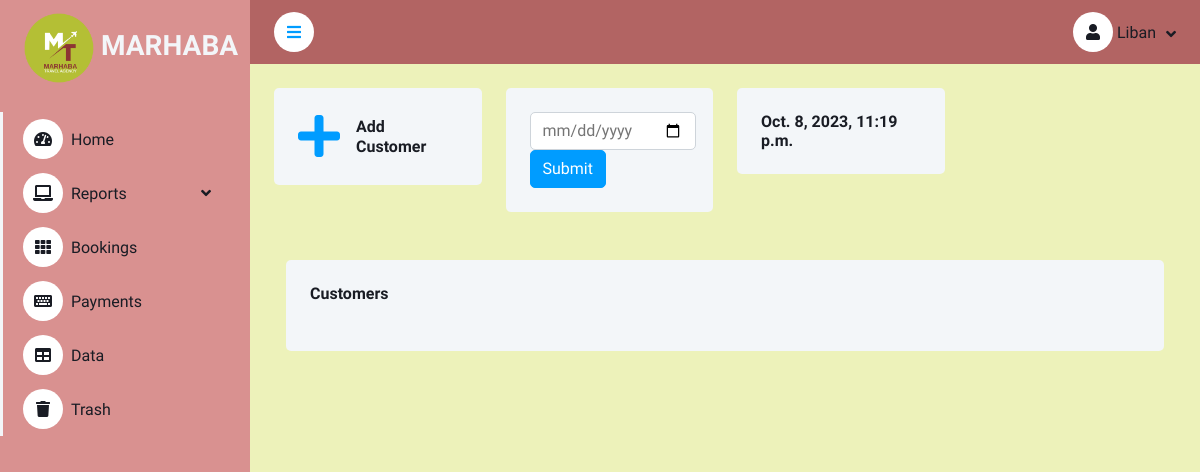
The app's page / (signed in), older data.
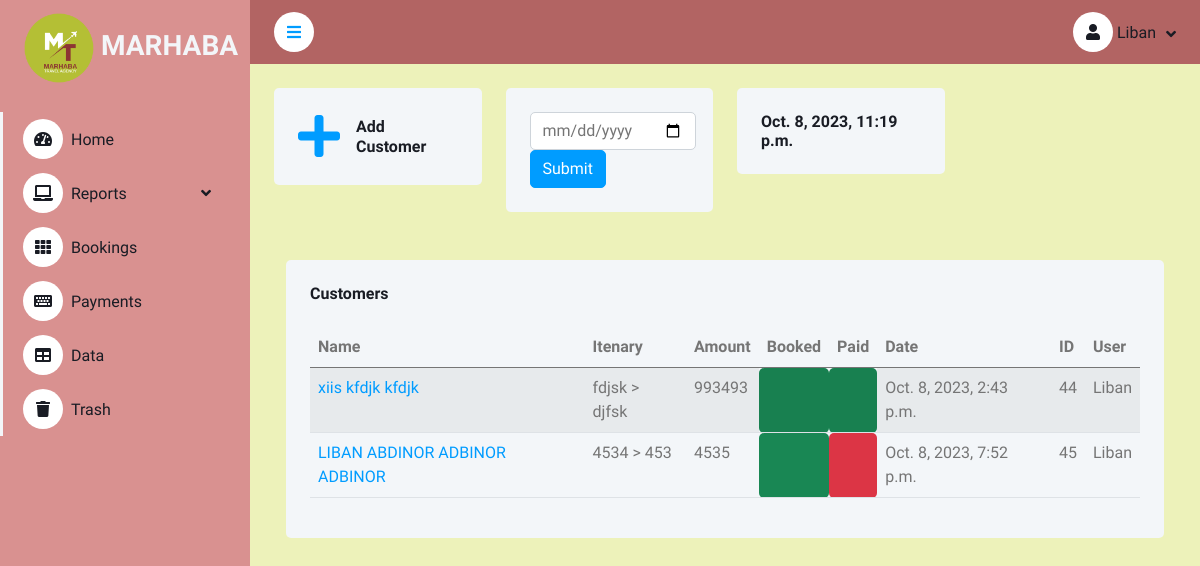
The same page, newer data.
### booking_brain/models.py (models this page shows, shortened)
class Passenger(models.Model):
    id = models.AutoField(primary_key=True)
    Date_created = models.DateTimeField(auto_now_add=True)
    user = models.ForeignKey(User, on_delete=models.CASCADE)
    First_name = models.CharField(max_length=50)
    Middle_name = models.CharField(max_length=50)
    Last_name = models.CharField(max_length=50)
    Phone_number = models.CharField(max_length=50)
    Departure_place = models.CharField(max_length=50)
    Destination = models.CharField(max_length=50)
    Departure_date = models.DateField()
    Return_date = models.DateField(null=True)
    Amount = models.IntegerField()
    Booked = models.BooleanField(default=False)
    Paid  =  models.BooleanField(default=False)

### booking_brain/views.py (the view)
# urls.py: path('',views.index,name='index'),
@login_required(login_url='login_user')
def index(request):
        if request.method == 'POST':
            date_str = request.POST.get('date')
            passengers = Passenger.objects.filter(Date_created__date=date_str)
            date = datetime.strptime(date_str, "%Y-%m-%d")
            date = date.strftime("%b. %d, %Y")
            print(date)
            return render(request,'booking_brain/index.html', {'passenger': passengers, 'date': date, 'date_str' : date_str})
        else:
            current_t_d = timezone.now().date()
            date = timezone.now()
            passengers = Passenger.objects.filter(Date_created__date=date)
            date_str = str(date)
            return render(request,'booking_brain/index.html', {'passenger': passengers, 'date':date , 'date_str' : date_str , 'current_t_d': current_t_d})

### booking_brain/templates/booking_brain/index.html (shortened to what this page needs)
{% extends 'booking_brain/base.html' %}
{% block content %}
<div class="row g-4">
    <div class="col-sm-6 col-xl-3">
        <div class="bg-light rounded d-flex align-items-center justify-content-between p-4">
            <a href="{% url 'add_customer' %}"><i class="fa fa-plus fa-3x text-primary"></i></a>
            <div class="ms-3">
                <h6 class="mb-0">Add Customer</h6>
            </div>
        </div>
    </div>
    <div class="col-sm-6 col-xl-3">
        <div class="bg-light rounded d-flex align-items-center justify-content-between p-4">
            <form method="POST" action="">
                <input class="form-control" name="date" type="date" value="{{ date_str }}" >
                <button type="submit" class="btn btn-primary">Submit</button>
            </form>
        </div>
     </div>
     <div class="col-sm-6 col-xl-3">
        <div class="bg-light rounded d-flex align-items-center justify-content-between p-4">
                <h6 class="mb-0">{{date}}</h6>
            </div>
    </div>
     <div class="container-fluid pt-4 px-4">
        <div class="row g-4">
            <div class="col-sm-12 col-xl-12">
                <div class="bg-light rounded h-100 p-4">
                    <h6 class="mb-4">Customers</h6>
                        {% if passenger %}
                        <table class="table table-striped table-hover">
                            <thead>
                                <th>Name</th>
                                <th>Itenary</th>
                                <th>Amount</th>
                                <th>Booked</th>
                                <th>Paid</th>
                                <th>Date</th>
                                <th>ID</th>
                                <th>User</th>
                            </thead>
                            <tbody>
                            {% for p in passenger %}
                            <tr>
                                <td><a href="{%url 'details' p.id%}">{{p.First_name}} {{p.Middle_name}} {{p.Middle_name}} </a> </td>
                                <td>{{p.Departure_place}} > {{p.Destination}}</td>
                                <td>{{p.Amount}}</td>
                                {% if p.Booked %}
                                    <td class="bg-success rounded" ></td>
                                {%else%}
                                    <td class="bg-danger rounded"></td>
                                {%endif%}
                                {% if p.Paid %}
                                    <td class="bg-success rounded"></td>
                                {%else%}
                                    <td class="bg-danger rounded"></td>
                                {%endif%}
                                <td>{{p.Date_created}}</td>
                                <td>{{p.id}}</td>
                                <td>{{p.user}}</td>
                            </tr>
                            {%endfor%}
                        </tbody>
                        </table>
                </div>
            </div>
                    {% endif %}
        </div>
     </div>
</div>
{% endblock %}

### booking_brain/templates/booking_brain/base.html (shortened to what this page needs)
<!DOCTYPE html>
{% load static %}
<html lang="en">
<head>
    <link href="https://cdnjs.cloudflare.com/ajax/libs/font-awesome/5.10.0/css/all.min.css" rel="stylesheet">
    <link href="https://cdn.jsdelivr.net/npm/bootstrap-icons@1.4.1/font/bootstrap-icons.css" rel="stylesheet">
    <link href=" {% static 'booking_brain/lib/owlcarousel/assets/owl.carousel.min.css'%}" rel="stylesheet">
    <link href="{% static 'booking_brain/lib/tempusdominus/css/tempusdominus-bootstrap-4.min.css'%}" rel="stylesheet" />
    <link href="{% static 'booking_brain/css/bootstrap.min.css' %}" rel="stylesheet">
    <link href="{% static 'booking_brain/css/style.css'%}" rel="stylesheet" type="text/css">
</head>
<body>
    <div class="container-xxl position-relative d-flex p-0 primary">
        <div class="sidebar pe-4 pb-3" style="background-color: #d99190;">
            <nav class="navbar  navbar-light" style="background-color: #d99190;">
                <a href="{% url 'index' %}" class="navbar-brand mx-4 mb-3">
                    <h3 class="text-light"><img src="{% static 'booking_brain/img/logo.png'%}" height="70" width="70" id="logo"></img> MARHABA</h3>
                </a>
                <div class="navbar-nav w-100">
                    <a href="{% url 'index' %}" class="nav-item nav-link"><i class="fa fa-tachometer-alt me-2"></i>Home</a>
                    <div class="nav-item dropdown">
                        <a href="#" class="nav-link dropdown-toggle" data-bs-toggle="dropdown"><i class="fa fa-laptop me-2"></i>Reports</a>
                    </div>
                    <a href="{% url 'bookings' %}" class="nav-item nav-link"><i class="fa fa-th me-2"></i>Bookings</a>
                    <a href="{% url 'payments' %}" class="nav-item nav-link"><i class="fa fa-keyboard me-2"></i>Payments</a>
                    <a href="#" class="nav-item nav-link"><i class="fa fa-table me-2"></i>Data</a>
                    <a href="{% url 'trash' %}" class="nav-item nav-link"><i class="fa fa-trash me-2"></i>Trash</a>
                </div>
            </nav>
        </div>
        <div class="content" style="background-color: #edf2ba;">
            <nav class="navbar navbar-expand  navbar-light sticky-top px-4 py-0" style="background-color: #b26463;">
                <a href="#" class="sidebar-toggler flex-shrink-0">
                    <i class="fa fa-bars"></i>
                </a>
                <div class="navbar-nav align-items-center ms-auto">
                    <div class="nav-item dropdown">
                        <a href="#" class="nav-link dropdown-toggle" data-bs-toggle="dropdown">
                        <i class="fa fa-user"></i>
                            <span class="d-none d-lg-inline-flex">{{ user }}</span>
                        </a>
                    </div>
                </div>
            </nav>
            <div class="container-fluid pt-4 px-4" style="background-color: #edf2ba;">
                {% block content %}
                {% endblock %}
              </div>
            </div>
        </div>
    </div>
</body>

### booking_brain/static/booking_brain/css/style.css (style rules this page uses)
:root { --primary: #009CFF; --light: #F3F6F9; --dark: #191C24; }
body { background-color: #E9F6B8; }
.btn { transition: .5s; }
.btn.btn-primary { color: #FFFFFF; }
.sidebar { position: fixed; top: 0; left: 0; bottom: 0; width: 250px; height: 100vh; overflow-y: auto; background: var(--light); transition: 0.5s; z-index: 999; }
.content { margin-left: 250px; min-height: 100vh; background: #FFFFFF; transition: 0.5s; }
@media (min-width: 992px) { .sidebar { margin-left: 0; } }
@media (min-width: 992px) { .content { width: calc(100% - 250px); } }
.sidebar .navbar .navbar-nav .nav-link { padding: 7px 20px; color: var(--dark); font-weight: 500; border-left: 3px solid var(--light); border-radius: 0 30px 30px 0; outline: none; }
.sidebar .navbar .navbar-nav .nav-link i { width: 40px; height: 40px; display: inline-flex; align-items: center; justify-content: center; background: #FFFFFF; border-radius: 40px; }
.sidebar .navbar .dropdown-toggle::after { position: absolute; top: 15px; right: 15px; border: none; content: "\f107"; font-family: "Font Awesome 5 Free"; font-weight: 900; transition: .5s; }
.content .navbar .navbar-nav .nav-link { margin-left: 25px; padding: 12px 0; color: var(--dark); outline: none; }
.content .navbar .sidebar-toggler, .content .navbar .navbar-nav .nav-link i { width: 40px; height: 40px; display: inline-flex; align-items: center; justify-content: center; background: #FFFFFF; border-radius: 40px; }
.content .navbar .dropdown-toggle::after { margin-left: 6px; vertical-align: middle; border: none; content: "\f107"; font-family: "Font Awesome 5 Free"; font-weight: 900; transition: .5s; }

Row changes from the older to the newer data that the page shows:
added Passenger: First_name "xiis", Middle_name "kfdjk", Departure_place "fdjsk", Destination "djfsk", Amount "993493", Booked True (drawn), Paid True (drawn), Date_created "Oct. 8, 2023, 2:43 p.m.", id "44", user "Liban"
added Passenger: First_name "LIBAN ABDINOR", Middle_name "ADBINOR", Departure_place "4534", Destination "453", Amount "4535", Booked True (drawn), Paid False (drawn), Date_created "Oct. 8, 2023, 7:52 p.m.", id "45", user "Liban"
Text that changed along with them:
text now shown: "Name Itenary Amount Booked Paid Date ID User"
